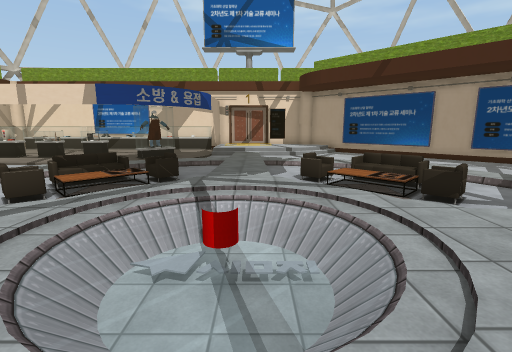
[1] (above)

21 first-person views from a walk through a Unity game level. The camera is 1.4 m above the floor, tilts 10° down and sees 85° across. The floor is counted in squares, 1 m on a side. Each view is taken from the middle of a square. On the plan, view 1 faces up. The plan holds only what a view shows up to about 14 squares ahead; the rest is blank. The place goes on beyond the plan. The player character is not drawn. Some animated figures are not drawn. Some surface patterns are stand-ins.

[2]
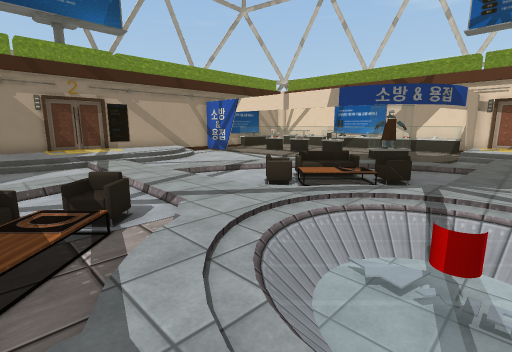

[3]
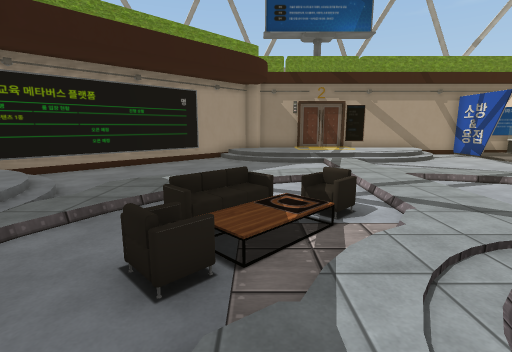

[4]
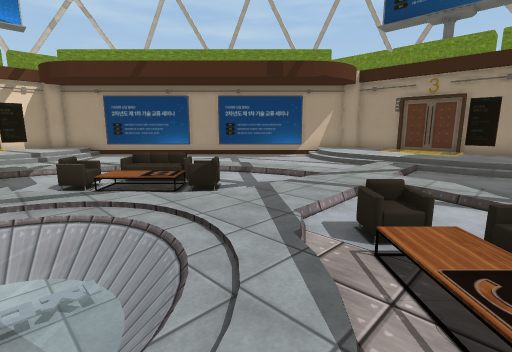

[5]
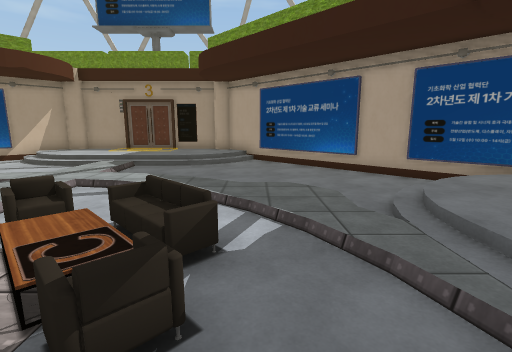

[6]
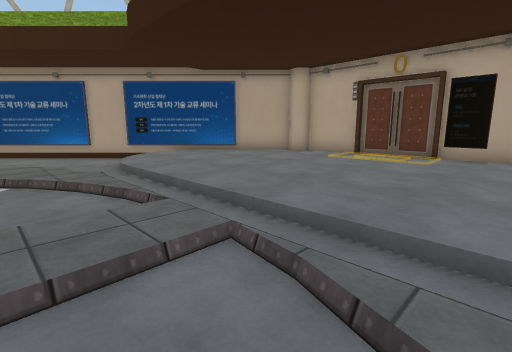

[7]
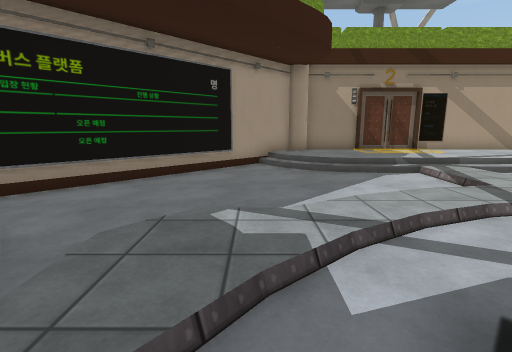

[8]
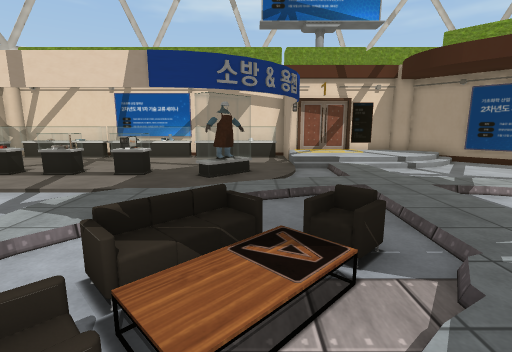

[9]
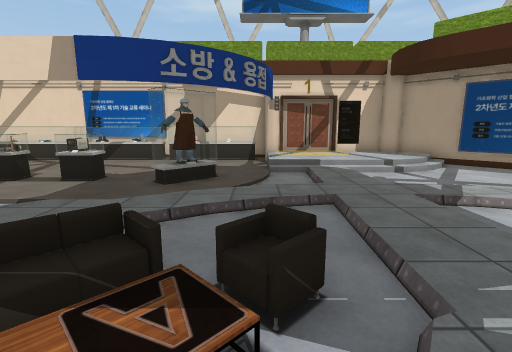

[10]
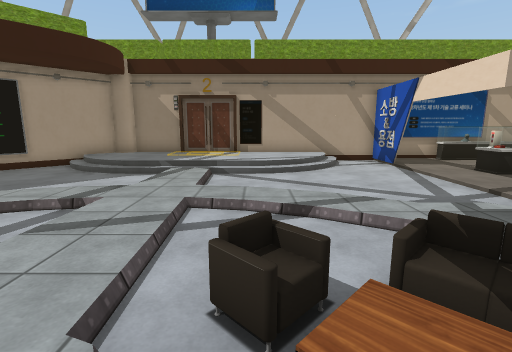

[11]
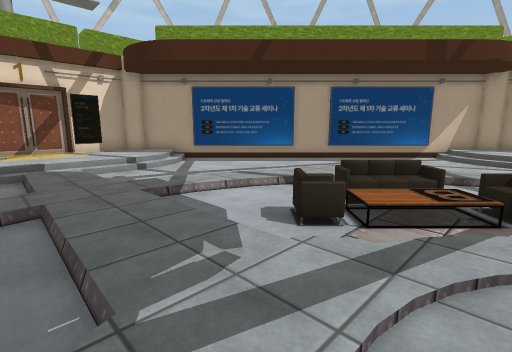

[12]
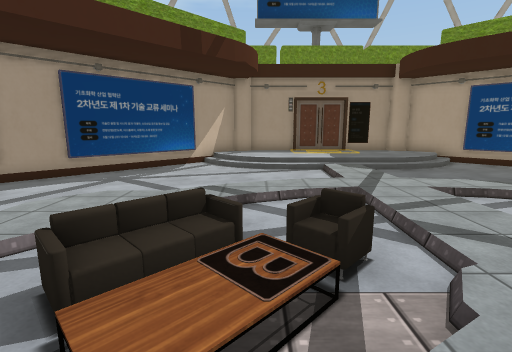

[13]
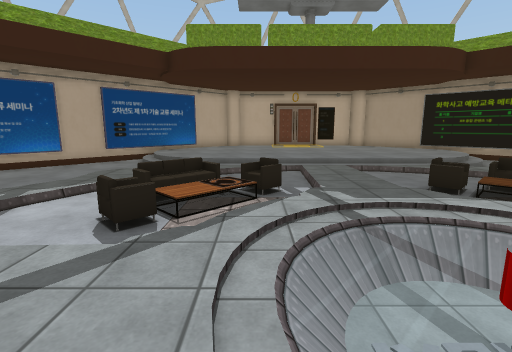

[14]
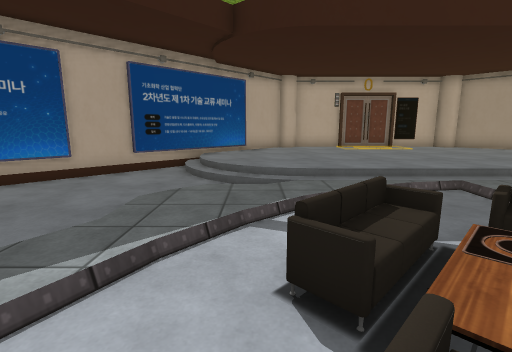

[15]
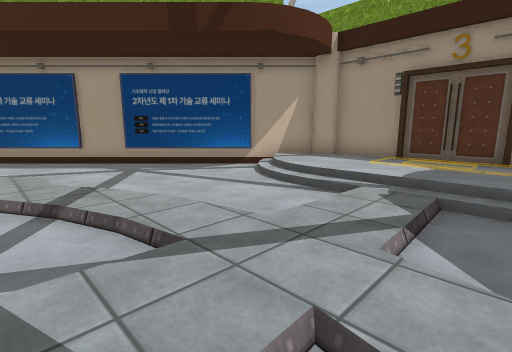

[16]
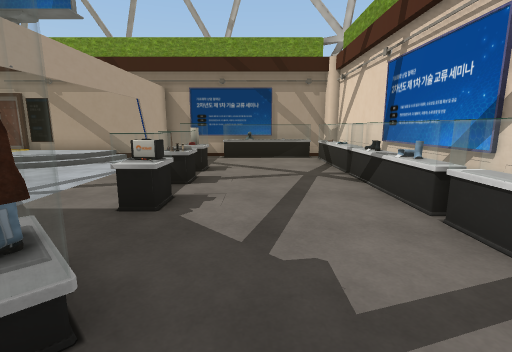

[17]
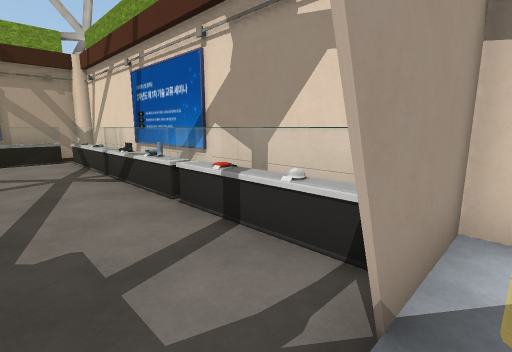

[18]
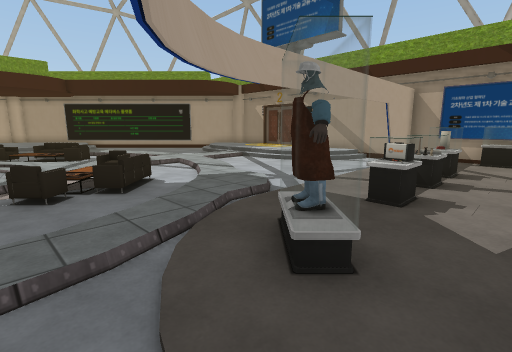

[19]
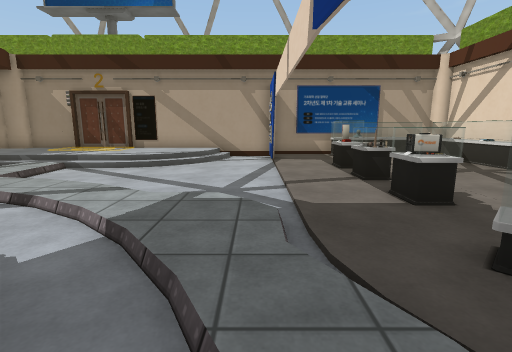

[20]
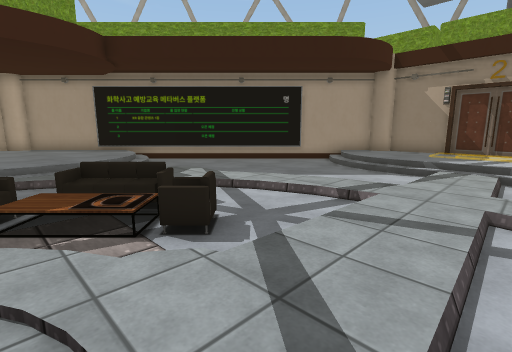

[21]
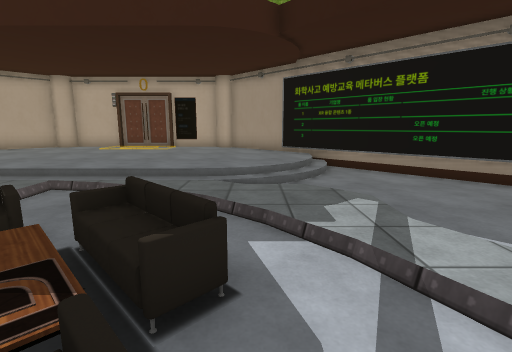

### Floor plan
Key: @ floor where view 1 was taken; # wall or solid block; . main floor; : floor 0.25 m higher than the main floor; + floor 0.5 m higher than the main floor; * floor 0.75 m higher than the main floor; / step, stairs or slope; B banner; S sofa; O other object.
Columns run from 19 left of view 1 to 18 right of it. Each row starts with its distance up from view 1.
 22                   OO
 21                  OOO
 20    ##############OOOO###
 19   ##OOOOOOOOOOOOO++++++##
 18   #O::::::::::::#+++++++###
 17   #O:::::::::::::++++++/.B#
 16   #B:::::::::::::/::///...B#
 15   #B::::::::::O::.::.......B#
 14   #:::OOOO:O:OOO:.::........##
 13   #:::::::::::O:..:://.......##
 12   ####:::::::::/:::::::.......B#
 11   #.........:::/..::../:::.....B#
 10   #......../::/...::.../::/.....##
  9   #///...../:..SS.::.SS..:/...../##
  8   #++//.../:.SS.SS::/SOSS.:/...//+##
  7   #+++/...//..SO//:://OS..//.../+++#
  6   #+++/...//.SS.::::::.SS.//.../+++#
  5   #+++/...:....::.  .::....:.../+++#
  4 OO#+++/::::::::::    ::::::::::/+++#OO
  3 OO##++//:::////::    ::////::://+++#OO
  2   ##++/...:...S.:....:.S...:.../+++#
  1   #+++/...::.SS.::::::.SS..:.../+++#
  0   ##++/....:.S++..:@:.OOS.::.../++##
 -1    #+/...../:.S*SS::SS.S.:/...../+#
 -2    ##....../:.....::.....:/......#
 -3      #...../::/...::.../::/.....B
 -4       O.....//////:://////.....B
 -5        O....///++++++++///....B
 -6         O..//++++++++++++//..#
 -7          O./++++++++++++++/.#
 -8           O/++++++++++++++/B
 -9            #++++++++++++++#
-10            ##++++++++++++##
-11             ##++++++++++##
-12              ############

Positions as (right, up) in squares from view 1, and headings:
1: (0, 0), facing up
2: (0, 0), facing up-left
3: (0, 0), facing left
4: (0, 0), facing up-right
5: (0, -2), facing right
6: (-4, -2), facing down-right
7: (-4, -2), facing left
8: (-4, 5), facing up
9: (-3, 6), facing up
10: (-3, 6), facing left
11: (-2, 6), facing up-right
12: (1, 7), facing right
13: (2, 6), facing down
14: (5, 2), facing down
15: (6, 2), facing up-right
16: (-3, 16), facing left
17: (-2, 16), facing up-left
18: (-2, 16), facing down-left
19: (-3, 11), facing left
20: (-3, 5), facing down-left
21: (-6, 2), facing down
